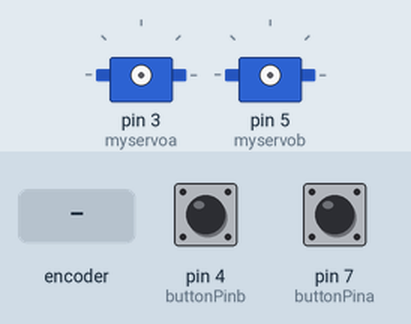
Simulated run of this sketch. Board: Arduino Leonardo, built with avr-gcc and run on an emulated ATmega32U4. Parts: 2 × servo. The inputs (shaded band) are chosen by the test bench; at power-on: pin 4 (buttonPinb) LOW, pin 7 (buttonPina) LOW. The modem accepts every AT command (registered, SIM ready, sends succeed) and sends nothing else; what the sketch prints to the serial monitor is not drawn.

Above: at 3.2 s.
3.3 s: rotary encoder on pin 7 (buttonPina) / pin 4 (buttonPinb) turned 1 step (first pin leading)
At 6.3 s:
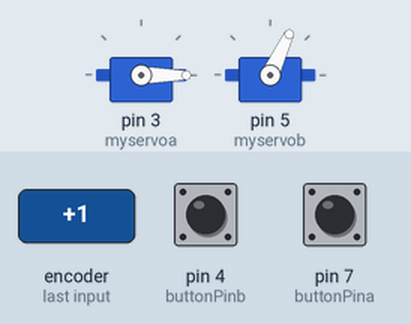
8.0 s: rotary encoder on pin 7 (buttonPina) / pin 4 (buttonPinb) turned 3 steps (first pin leading)
At 8.8 s:
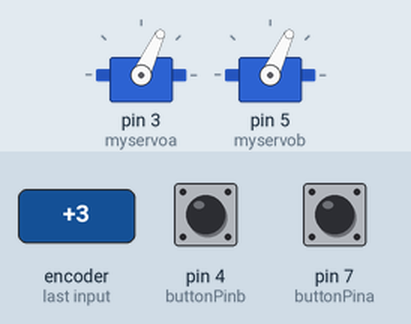
10.1 s: rotary encoder on pin 7 (buttonPina) / pin 4 (buttonPinb) turned 3 steps (first pin leading)
At 11.6 s:
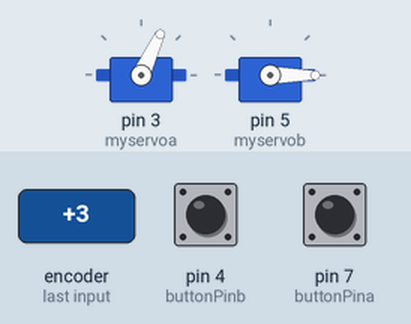
Timing chart, 0 to 13.1 s (numbered marks = the images above; inputs shaded):
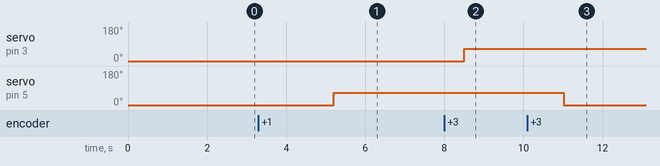

The sketch:

wifi1.ino
```cpp
//WIFI控制宿舍电灯项目
// Data 2018/04/01
// by 205
// update log:
//      04/02    优化电机代码


#include <SoftwareSerial.h>
#include <Servo.h>


SoftwareSerial mySerial(10, 11); // RX, TX


bool ButtonA=false,ButtonB=false;
const int buttonPina=7;
const int buttonPinb=4;
int changeflagA=0;
int changeflagB=0;
int anglea=0;
int angleb=0;
int lastButtonStatea=LOW;
int lastButtonStateb=LOW;
int buttonStatea;
int buttonStateb;


  long lastDebounceTimea=0;
  long lastDebounceTimeb=0;
  long debounceDelaya=50;
  long debounceDelayb=50;

 int angle=65;

Servo myservoa;
Servo myservob;

void setup()
{

  pinMode(buttonPina,INPUT);
  pinMode(buttonPinb,INPUT);
  myservoa.write(0);
  myservob.write(0);
  // Open serial communications and wait for port to open:
  Serial.begin(115200);
  while (!Serial) {
  ; // wait for serial port to connect. Needed for Leonardo only
  }
  // set the data rate for the SoftwareSerial port
  mySerial.begin(115200);
  initWifi();


}


void initWifi()
{
  mySerial.println("AT+CIPMUX=1");
  delay(2000);
  mySerial.println("AT+CIPSERVER=1,8080");

}

void info()
{
  char cmd[20];
  int i=0;

  for(i=0;i<20;i++)cmd[i]='\0';

  i=0;
  if(mySerial.available())
  {
    for(i=0;i<19;i++)
    {
      if(mySerial.available())
      {
       cmd[i]=mySerial.read();
       delay(1);

       }
       else
       {
        break;
       }
    }


    int j;
    int onAlike;
    int offAlike;
    int onBlike;
    int offBlike;

    onAlike=0;
    offAlike=0;
    onBlike=0;
    offBlike=0;


    if(find(cmd,"ona")==true)
    {
      ButtonA=true;
      changeflagA=1;
    }
    else if(find(cmd,"onb")==true)
    {
      ButtonB=true;
      changeflagB=1;
    }
    else if(find(cmd,"offa")==true)
    {
      ButtonA=false;
      changeflagA=1;
    }
    else if(find(cmd,"offb")==true)
    {
      ButtonB=false;
      changeflagB=1;
    }
    else if(find(cmd,"on")==true)
    {
      changeflagA=1;
      changeflagB=1;
      ButtonA=true;
      ButtonB=true;
    }
    else if(find(cmd,"off")==true)
    {
      changeflagA=1;
      changeflagB=1;
      ButtonA=false;
      ButtonB=false;
    }
    else if(find(cmd,'ERROR')==true)
    {
      mySerial.println('AT+RST');
    }
    else
    {
      changeflagA=0;
      changeflagB=0;
    }


    Serial.println(cmd);


  }
}


void loop() // run over and over
{

  info();


  swich2();


  if(changeflagA!=0||changeflagB!=0)swich1();


}


bool find(char a[],char key[])
{

    int i,j;
    int flag=-1;
    int like=0;
    int len=0;

    for(i=0;key[i]!='\0';i++)
    {
        len++;
    }
    j=0;
    for(i=0;a[i]!='\0';i++)
    {
        if(a[i]==key[j])
        {
            if(flag==-1||flag==1)
            {
                j++;
                like++;
            }
            flag=1;
            printf("like %d len %d ",like,len);
            if(like==len)
            {
                return true;
            }
        }
        else if(flag==1)flag=0;
    }
    return false;
}


void swich1() {

  if(changeflagA==1)myservoa.attach(3);
  if(changeflagB==1)myservob.attach(5);

  if(anglea==0&&ButtonA==false)
  {
    anglea+=angle;
    myservoa.write(anglea);
  }
  if(anglea==angle&&ButtonA==true)
  {

    anglea-=angle;
    myservoa.write(anglea);
  }
  delay(600);
  myservoa.detach();

  if(angleb==0&&ButtonB==true)
  {
    angleb+=angle;
    myservob.write(angleb);
  }
  if(angleb==angle&&ButtonB==false)
  {
    angleb-=angle;
    myservob.write(angleb);
  }
  delay(600);
  myservob.detach();
  changeflagA=0;
  changeflagB=0;
}

void swich2() {

  int readinga=digitalRead(buttonPina);
  int readingb=digitalRead(buttonPinb);


  if(readinga!=lastButtonStatea)
  {
    lastDebounceTimea=millis();
  }
  if((millis()-lastDebounceTimea)>debounceDelaya)
  {
    if(readinga!=buttonStatea)
    {
      buttonStatea=readinga;
      if(buttonStatea==HIGH)
      {
        if(ButtonA==true)
        {
          ButtonA=false;
        }
        else if(ButtonA==false)
        {
          ButtonA=true;

        }
        changeflagA=1;
      }
    }
  }
  lastButtonStatea=readinga;


  if(readingb!=lastButtonStateb)
  {
    lastDebounceTimeb=millis();
  }
  if((millis()-lastDebounceTimeb)>debounceDelayb)
  {
    if(readingb!=buttonStateb)
    {
      buttonStateb=readingb;
      if(buttonStateb==HIGH)
      {
        if(ButtonB==true)
        {
          ButtonB=false;

        }
        else if(ButtonB==false)
        {
          ButtonB=true;
        }
        changeflagB=1;
      }
    }
  }
  lastButtonStateb=readingb;
}
```

Measured:
- after the input at 3.3 s, servo on pin 5 (myservob): 0° → 65° after 1.9 s
- after the input at 8.0 s, servo on pin 3 (myservoa): 0° → 65° after 0.50 s
- after the input at 10.1 s, servo on pin 5 (myservob): 65° → 0° after 0.93 s
